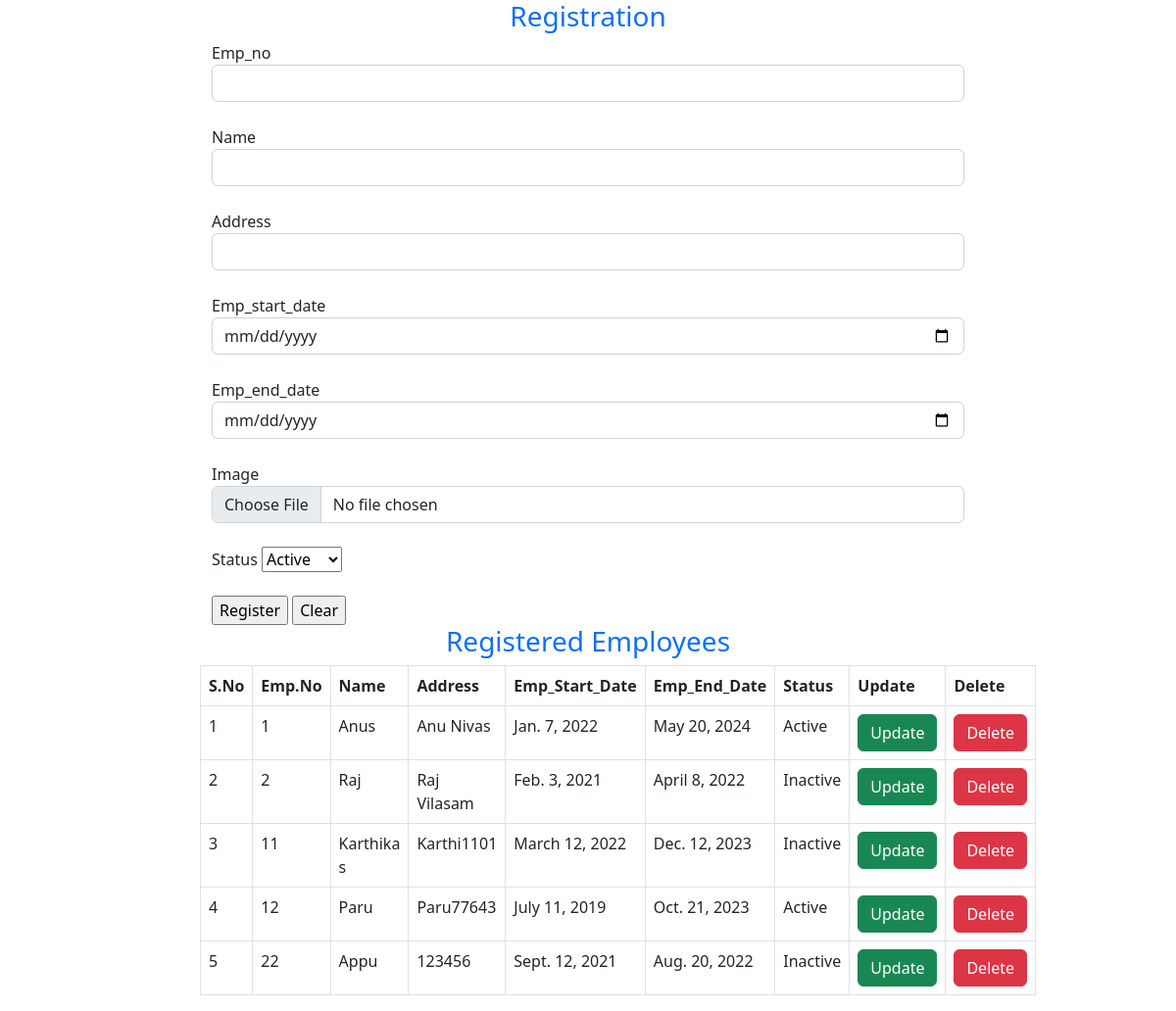
/emp/home (signed in), run on an earlier commit of the app's database.
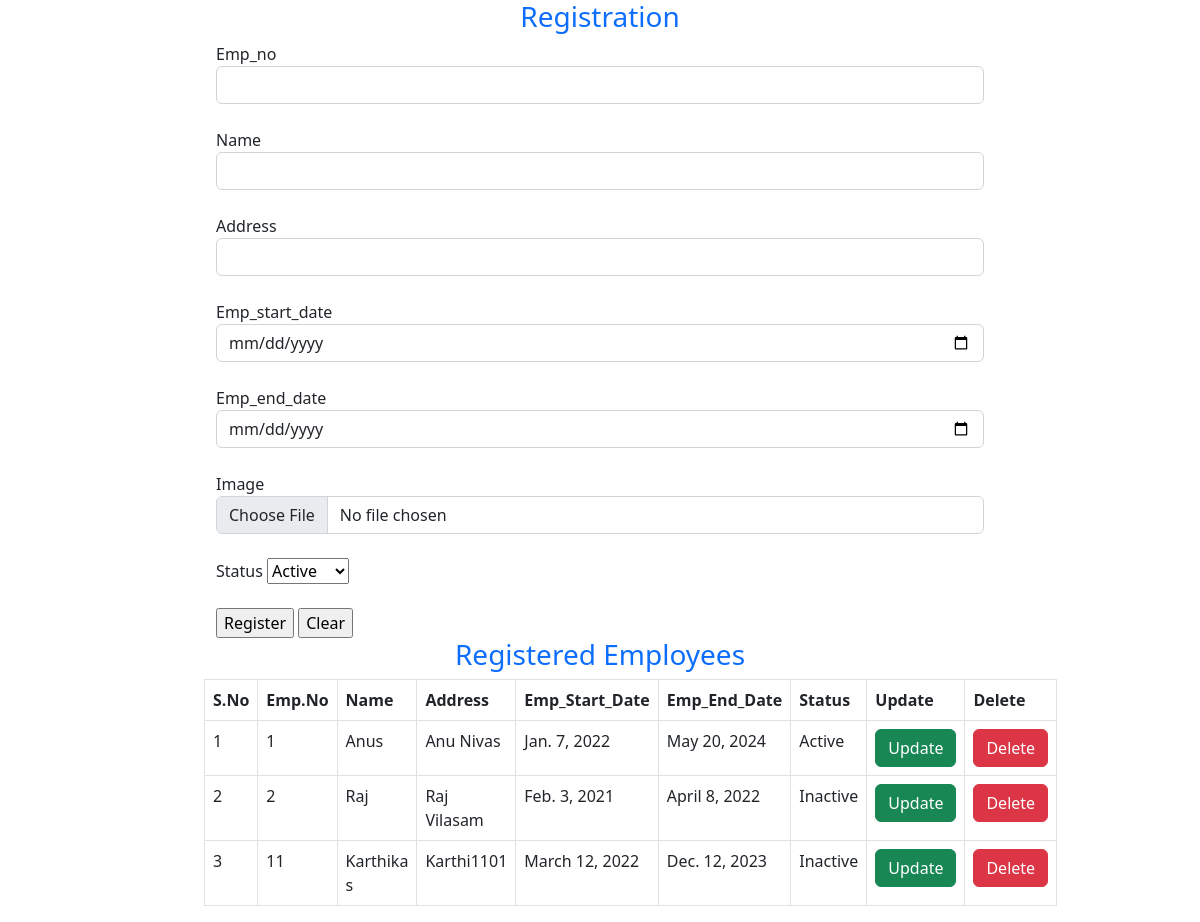
And on a later commit of the database.
### Employee/models.py (models this page shows)
class Datas(models.Model):
    Emp_no = models.IntegerField(default="")
    Name = models.CharField(max_length=20,default="")
    Address = models.CharField(max_length=50,default="")
    Emp_start_date = models.DateField(max_length=20,default="", blank=True)
    Emp_end_date = models.DateField(max_length=20,default="")
    Image = models.ImageField(upload_to=filepath,null=True, blank=True)
    Status= models.CharField(max_length=20,default="")

### Employee/views.py (the view)
# urls.py: 2. Add a URL to urlpatterns:  path('', views.home, name='home')
@login_required
def home(request): #127.0.0.1:8000/addData
    mydata = Datas.objects.all()
    if(mydata != ''):
        return render(request,'home.html',{'datas':mydata})
    else:
        return render(request,'home.html')

### Employee/templates/home.html (shortened to what this page needs)
{% load static %}
<!DOCTYPE html>
<html lang="en">
<head>
</head>
<body>
    <link rel="stylesheet" href="{% static 'bootstrap\css\bootstrap-grid.min.css' %}">
  <link rel="stylesheet" href="https://cdn.jsdelivr.net/npm/bootstrap@5.2.3/dist/css/bootstrap.min.css">
<div class="row">
    <div class="col-md-2"></div>
    <div class="col-md-8">
        <div class="container-fluid">
                <form action="addData" method="post" autocomplete="off" enctype="multipart/form-data">
                <h3 class="page-header text-primary text-center"> Registration </h3>
                <div class="form-group">
                    <label>Emp_no</label>
                    <input type="number" class="form-control" name="emp_no" required>
                </div><br>
                <div class="form-group">
                    <label>Name</label>
                    <input type="text" class="form-control" name="name" required>
                </div><br>
                <div class="form-group">
                    <label>Address</label>
                    <input type="text" class="form-control" name="address" required>
                </div><br>
                <div class="form-group">
                    <label>Emp_start_date</label>
                    <input type="date" class="form-control" name="emp_start_date" required>
                </div><br>
                <div class="form-group">
                    <label>Emp_end_date</label>
                    <input type="date" class="form-control" name="emp_end_date" required>
                </div><br>
                <div class="form-group">
                    <label>Image</label>
                    <input type="file" class="form-control" required name="image">
                </div><br>
                <div class="form-group">
                    <label>Status</label>
                    <select name="status" id="status">
                        <option value="Active">Active</option>
                    </select>
                </div><br>
                <div class="form-group pull-right">
                    <input type="submit" value="Register" class="btn.btn-primary">
                    <input type="reset" value="Clear" class="btn.btn-danger">
                </div>
                </div>
                {% if datas %}
                <h3 class="page-header text-primary text-center">Registered Employees</h3>
                <table class="table table-bordered">
                    <thead>
                        <tr>
                            <th>S.No</th>
                            <th>Emp.No</th>
                            <th>Name</th>
                            <th>Address</th>
                            <th>Emp_Start_Date</th>
                            <th>Emp_End_Date</th>
                            <th>Status</th>
                            <th>Update</th>
                            <th>Delete</th>
                        </tr>
                    </thead>
                       {% for data in datas %}
                       <tbody>
                            <tr>
                                <td>{{forloop.counter}}</td>
                                <td>{{data.Emp_no}}</td>
                                <td>{{data.Name}}</td>
                                <td>{{data.Address}}</td>
                                <td>{{data.Emp_start_date}}</td>
                                <td>{{data.Emp_end_date}}</td>
                                <td>{{data.Status}}</td>
                                <td><a class="btn btn-success" href="updateData/{{data.id}}">Update</a></td>
                                <td><a class="btn btn-danger" href="deleteData/{{data.id}}">Delete</a></td>
                            </tr>
                        </tbody>
                       {% endfor %}
                </table>
                {% endif %}
    </div>
    <div class="col-md-2"></div>
</div>
</body>
</html>

What changed in the data, as far as the page shows it:
removed Datas: Emp_no "12", Name "Paru", Address "Paru77643", Emp_start_date "July 11, 2019", Emp_end_date "Oct. 21, 2023", Status "Active"
removed Datas: Emp_no "22", Name "Appu", Address "123456", Emp_start_date "Sept. 12, 2021", Emp_end_date "Aug. 20, 2022", Status "Inactive"
